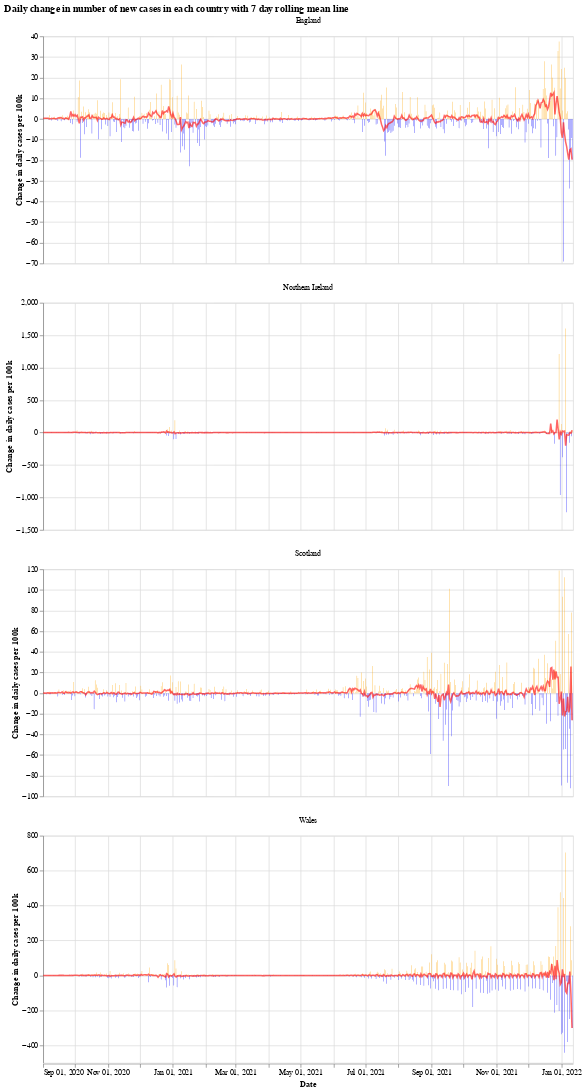

Write notebook code for a chart like this one.
### Markdown cell above
We will use the Python library `Altair` for visualising the data, see the [altair docs](https://altair-viz.github.io/) for more information.

First we have a graph which shows the daily change in the number of new cases for each country. This number jumps up and down all over the place, which is likely due to delay in reporting of new cases over the weekend. Another interesting thing is that it looks like the daily cases in Wales experienced a much shorter period of calm over the summer (calm in the sense of daily cases not jumping up and down).

The orange bars are days when the number of new cases (per 100k population) was more than the previous day, while the blue are days when the number of new cases dropped. The red line is the 7 day moving average. 

When the moving average line is below 0, it means that there is a consistent drop in new cases. We can see this clearly happening around the times that lockdowns were introduced (though, to varying degrees). I will update the graphs soon with a marker of when each lockdown started.

### Code cell
# collapse
import altair as alt

bars = alt.Chart(uk_cases).mark_bar().encode(
    x=alt.X("yearmonthdate(date):T", axis=alt.Axis(title='Date')),
    y=alt.Y("casesChangeRate:Q", axis=alt.Axis(title='Change in daily cases per 100k')),
    tooltip='casesChange',
    color=alt.condition(
        alt.datum.casesChangeRate > 0,
        alt.value("orange"),  # The positive color
        alt.value("blue")  # The negative color
    )
).properties(title='Daily change in number of new cases with 7 day rolling mean',width=700).interactive()

line = alt.Chart(uk_cases).mark_line(
    color='red',
    size=2,
    opacity=0.6
).transform_window(
    rolling_mean='mean(casesChangeRate)',
    frame=[0, 7],
    groupby=['areaName']
).encode(
    x='yearmonthdate(date):T',
    y='rolling_mean:Q'
)

alt.layer(bars, line, data=uk_cases).facet(alt.Column(
    'areaName', title=''), columns=1).resolve_scale(y='independent').properties(title='Daily change in number of new cases in each country with 7 day rolling mean line')

### Figure 1 — Vega-Lite specification as saved in the notebook (floating-point values rounded to 4 significant figures; data arrays with more than 128 entries replaced by an {"elided": "..."} marker saying what was removed)
{"config": {"view": {"continuousWidth": 400, "continuousHeight": 300}}, "data": {"name": "data-d92442e8730ac3270e0c50c32ab35752"}, "facet": {"type": "nominal", "field": "areaName", "title": ""}, "spec": {"layer": [{"mark": "bar", "encoding": {"color": {"condition": {"value": "orange", "test": "(datum.casesChangeRate > 0)"}, "value": "blue"}, "tooltip": {"type": "quantitative", "field": "casesChange"}, "x": {"type": "temporal", "axis": {"title": "Date"}, "field": "date", "timeUnit": "yearmonthdate"}, "y": {"type": "quantitative", "axis": {"title": "Change in daily cases per 100k"}, "field": "casesChangeRate"}}, "selection": {"selector001": {"type": "interval", "bind": "scales", "encodings": ["x", "y"]}}, "title": "Daily change in number of new cases with 7 day rolling mean", "width": 700}, {"mark": {"type": "line", "color": "red", "opacity": 0.6, "size": 2}, "encoding": {"x": {"type": "temporal", "field": "date", "timeUnit": "yearmonthdate"}, "y": {"type": "quantitative", "field": "rolling_mean"}}, "transform": [{"window": [{"op": "mean", "field": "casesChangeRate", "as": "rolling_mean"}], "frame": [0, 7], "groupby": ["areaName"]}]}]}, "columns": 1, "resolve": {"scale": {"y": "independent"}}, "title": "Daily change in number of new cases in each country with 7 day rolling mean line", "$schema": "https://vega.github.io/schema/vega-lite/v4.8.1.json", "datasets": {"data-d92442e8730ac3270e0c50c32ab35752": {"elided": "1992 records"}}}
